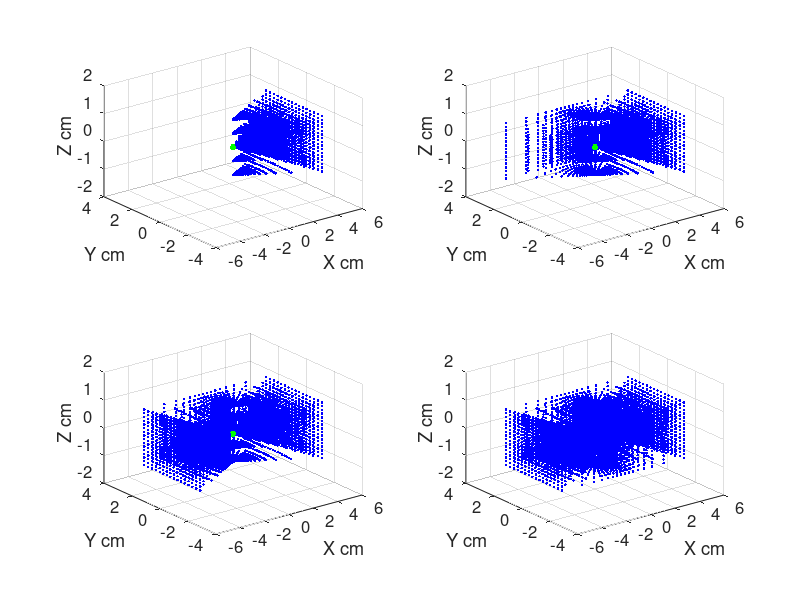

The MATLAB source for this figure:
function cuboidal_integral_test

% This function creates a cuboid in spherical co-ordinates and then
% plots in cartesian co-ordinates. The cube is divided into 4 pyramids. 
% Each rectangle has a top, middle and bottom component as per the figure.
% The script also uses a quadrature based method to verify the volume (element)
% using integration in the spherical co-ordinate system. 

% CONVENTION NOTE. Phi is azimuth angle measured in radians. Theta is
% elevation from negative Z axis. This convention is carried forward in
% sph2cart

% Sx Sy Sz are the dimensions of the cuboid

Sx        = 10;
Sy        = 4;
Sz        = 2;

S         = [Sx Sy Sz];
Se        = 16;
fun       = @(phi,theta,r) r.^2.*sin(theta);

phi_min   = [-atan(Sy/Sx) atan(Sy/Sx) pi-atan(Sy/Sx) pi+atan(Sy/Sx)];
phi_max   = [atan(Sy/Sx) pi-atan(Sy/Sx) pi+atan(Sy/Sx) (2*pi)-atan(Sy/Sx)];
phi_mid   = [0     pi/2   pi     6/4*pi];
ratios    = [Sx/Sz Sy/Sz Sx/Sz Sy/Sz];

% note in this case that AA will vary
%% Middle

% ratio here should be Sx/Sz
% AA should be Sx
theta_min = @(phi,pm,ratio) atan(sec(phi-pm) *ratio);
theta_max = @(phi,pm,ratio) pi- atan(sec(phi-pm)*ratio);
r         = @ (phi,theta,AA,pm) AA./(2.*cos(phi-pm).*sin(theta));


%% Top

% AA should be Sz
theta_min_t = @(phi,pm,ratio) pi- atan(sec(phi-pm)*ratio);
theta_max_t = pi;
r_t         = @ (phi,theta,AA) AA./(2.*cos(pi-theta));

%% Bottom

% AA should be Sz
theta_min_b = 0;
theta_max_b = @(phi,pm,ratio) atan(sec(phi-pm) *ratio);
r_b         = @ (phi,theta,AA) AA./(2.*cos(theta));

%%

figure;

for n = 1:numel(phi_min)
phi         = repmat(linspace(phi_min(n),phi_max(n),Se),Se,1);
theta_MIN   = theta_min(phi(1,:),phi_mid(n),ratios(n));
theta_MAX   = theta_max(phi(1,:),phi_mid(n),ratios(n));
       
theta_MIN_t = theta_min_t(phi(1,:),phi_mid(n),ratios(n));
theta_MAX_b = theta_max_b(phi(1,:),phi_mid(n),ratios(n));

thetas    = []; thetas_b = []; thetas_t = [];
for j     = 1:numel(theta_MIN)
          thetas   = [thetas,linspace(theta_MIN(j),theta_MAX(j),Se)'];
          thetas_b = [thetas_b,linspace(theta_min_b,theta_MAX_b(j),Se)'];
          thetas_t = [thetas_t,linspace(theta_MIN_t(j),theta_max_t,Se)'];
end
%%
if ismember(n,[1,3])
    Mx      = v2mat(1:Sx,size(phi));
    xint    = Sx;
else
    Mx      = v2mat(1:Sy,size(phi));
    xint    = Sy;
end
Mz      = v2mat(1:Sz,size(phi));

phi_m   = repmat(phi,[1 1 size(Mx,3)]);
phi_t   = repmat(phi,[1 1 size(Mz,3)]);


thetas  = repmat(thetas,[1 1 size(Mx,3)]);
thetas_b  = repmat(thetas_b,[1 1 size(Mz,3)]);
thetas_t  = repmat(thetas_t,[1 1 size(Mz,3)]);

R         = r(phi_m,thetas,Mx,phi_mid(n));
R_t       = r_t(phi_t,thetas_t,Mz);
R_b       = r_b(phi_t,thetas_b,Mz);

[x,y,z]      = sph2cart(phi_m,thetas-pi/2,R);
[xt,yt,zt]   = sph2cart(phi_t,thetas_t-pi/2,R_t);
[xb,yb,zb]   = sph2cart(phi_t,thetas_b-pi/2,R_b);

for pvec = n:4
subplot(2,2,pvec);
plot3(x(:),y(:),z(:),'b.','MarkerFaceColor','b');hold on;
plot3(xt(:),yt(:),zt(:),'b.','MarkerFaceColor','b');hold on;
plot3(xb(:),yb(:),zb(:),'b.','MarkerFaceColor','b');hold on;
plot3(0,0,0,'g.','MarkerSize',15);
axis([-6 6 -4 4 -2 2]);
xlabel('X cm');ylabel('Y cm');zlabel('Z cm');
set(gca,'FontSize',12,'XGrid','on','YGrid','on','ZGrid','on')
end
% verifies that the volume is indeed 1/4th that of a cube

QTm(n) = integral3(fun,phi_min(n),phi_max(n),@(phi) theta_min(phi,phi_mid(n),ratios(n)),@(phi) theta_max(phi,phi_mid(n),ratios(n)),0,@ (phi,theta) r(phi,theta,xint,phi_mid(n)),'AbsTol',eps,'RelTol',1e-10);
QTt(n) = integral3(fun,phi_min(n),phi_max(n),@(phi) theta_min_t(phi,phi_mid(n),ratios(n)),theta_max_t,0,@ (phi,theta) r_t(phi,theta,Sz),'AbsTol',eps,'RelTol',1e-10);
QTb(n) = integral3(fun,phi_min(n),phi_max(n),theta_min_b,@(phi) theta_max_b(phi,phi_mid(n),ratios(n)),0,@ (phi,theta) r_b(phi,theta,Sz),'AbsTol',eps,'RelTol',1e-10);



end

S = sum(QTm+QTb+QTt);
disp(['Total calculated volume ' num2str(S)]);
disp(['Input volume ' num2str(prod(S))]);

function mat = v2mat(v,siz)
mat = [];
for n = 1:numel(v)
    mat = cat(numel(siz)+1,mat,repmat(v(n),siz));
end